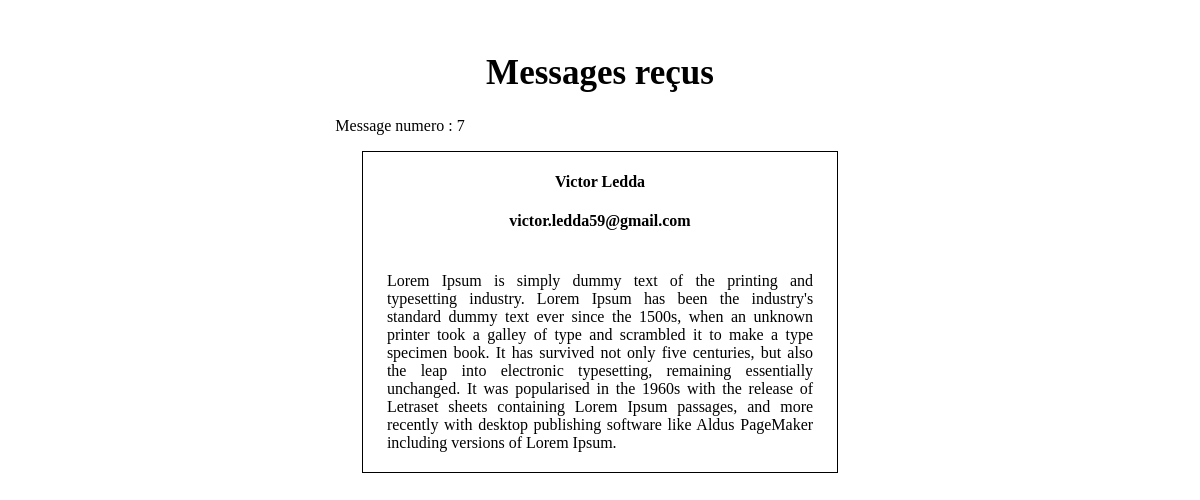
Page /admin/messages.php on the committed database.
### tables this page shows
CREATE TABLE IF NOT EXISTS `contact` (
  `id` int(11) NOT NULL AUTO_INCREMENT,
  `prenom` varchar(255) NOT NULL,
  `nom` varchar(255) NOT NULL,
  `mail` varchar(255) NOT NULL,
  `message` text NOT NULL,
  PRIMARY KEY (`id`)
);

### admin/messages.php (the view, shortened to what this page needs)
<!DOCTYPE html>
<html lang="en">
<head>
    <link href="../css/admin.css" rel="stylesheet">
</head>
<?php
require("../config/bd.php");
?>
<h1 class='titre-messages'> Messages reçus </h1>
<?php
$req_messages = $pdo->query("SELECT * FROM contact ORDER BY id DESC");
while($m = $req_messages->fetch()){
    $idMessage = $m['id'];
    $prenom = $m['prenom'];
    $nom = $m['nom'];
    $mail = $m['mail'];
    $message = $m['message'];
    echo "<p class='numero-message'>Message numero : $idMessage</p>";
    echo "<div class='message'>";
    echo "<h4 class='titre-message'>$prenom $nom</h2>";
    echo "<h4 class='mail-message'>$mail</h4>";
    echo "<p class='contenu-message'>$message</p>";
    echo "</div>";
}
?>

### css/admin.css (style rules this page uses)
.titre-messages { text-align: center; padding-top: 30px; font-size: 35px; }
.message { border: 1px solid black; width: 40%; margin: auto; }
.titre-message { text-align: center; }
.numero-message { text-align: center; margin-right: 400px; }
.mail-message { text-align: center; }
.contenu-message { padding-top: 20px; width: 90%; text-align: justify; margin: auto; margin-bottom: 20px; }

### rows in the picture
contact: id "7", prenom "Victor", nom "Ledda", mail "victor.ledda59@gmail.com", message "Lorem Ipsum is simply dummy text of the printing and typesetting industry. Lorem Ipsum has been the industry's standard dummy text ever since the 1500s, when an unknown printer took a galley of type and scrambled it to make a type specimen book. It has survived not only five centuries, but also the leap into electronic typesetting, remaining essentially unchanged. It was popularised in the 1960s with the release of Letraset sheets containing Lorem Ipsum passages, and more recently with desktop publishing software like Aldus PageMaker including versions of Lorem Ipsum."
